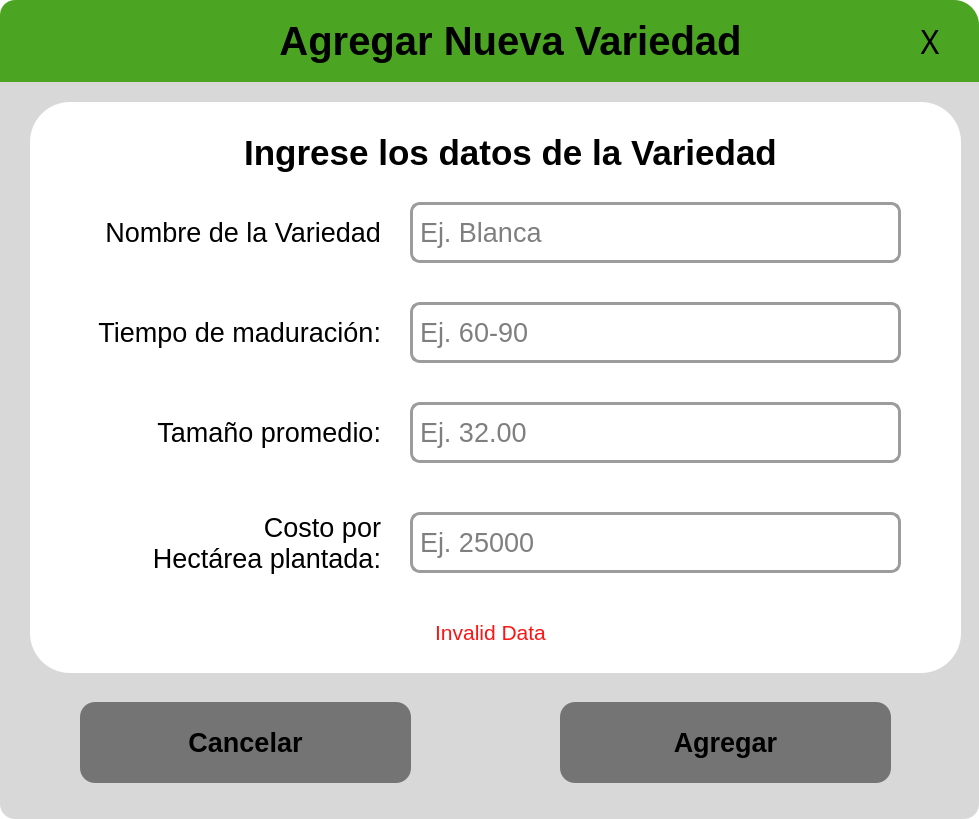
<?xml version="1.0" encoding="UTF-8"?>
<ui version="4.0">
 <class>addVariedadWindow</class>
 <widget class="QWidget" name="addVariedadWindow">
  <property name="geometry">
   <rect>
    <x>0</x>
    <y>0</y>
    <width>979</width>
    <height>819</height>
   </rect>
  </property>
  <property name="windowTitle">
   <string>Form</string>
  </property>
  <property name="styleSheet">
   <string notr="true">border-radius: 15px;
background-color: rgba(61, 255, 181,0);</string>
  </property>
  <layout class="QGridLayout" name="gridLayout" rowstretch="10,90" columnstretch="90,10">
   <property name="leftMargin">
    <number>0</number>
   </property>
   <property name="topMargin">
    <number>0</number>
   </property>
   <property name="rightMargin">
    <number>0</number>
   </property>
   <property name="bottomMargin">
    <number>0</number>
   </property>
   <property name="spacing">
    <number>0</number>
   </property>
   <item row="0" column="0">
    <widget class="QGroupBox" name="topBarGroupBox">
     <property name="styleSheet">
      <string notr="true">background-color: rgb(76, 165, 34);
border-bottom-left-radius: 0px;
border-bottom-right-radius: 0px;
border-top-right-radius: 0px;

</string>
     </property>
     <property name="title">
      <string/>
     </property>
     <layout class="QGridLayout" name="logoutGroupBoxLayout" columnstretch="30,40,15">
      <property name="leftMargin">
       <number>0</number>
      </property>
      <property name="topMargin">
       <number>0</number>
      </property>
      <property name="rightMargin">
       <number>0</number>
      </property>
      <property name="bottomMargin">
       <number>0</number>
      </property>
      <property name="spacing">
       <number>0</number>
      </property>
      <item row="0" column="2">
       <spacer name="horizontalSpacerLogout">
        <property name="orientation">
         <enum>Qt::Horizontal</enum>
        </property>
        <property name="sizeHint" stdset="0">
         <size>
          <width>192</width>
          <height>20</height>
         </size>
        </property>
       </spacer>
      </item>
      <item row="0" column="1">
       <widget class="QLabel" name="titleLabel">
        <property name="font">
         <font>
          <family>Ubuntu</family>
          <pointsize>30</pointsize>
          <bold>true</bold>
         </font>
        </property>
        <property name="text">
         <string>Agregar Nueva Variedad</string>
        </property>
        <property name="alignment">
         <set>Qt::AlignCenter</set>
        </property>
        <property name="margin">
         <number>0</number>
        </property>
       </widget>
      </item>
      <item row="0" column="0">
       <spacer name="horizontalSpacer">
        <property name="orientation">
         <enum>Qt::Horizontal</enum>
        </property>
        <property name="sizeHint" stdset="0">
         <size>
          <width>40</width>
          <height>20</height>
         </size>
        </property>
       </spacer>
      </item>
     </layout>
    </widget>
   </item>
   <item row="0" column="1">
    <widget class="QPushButton" name="closeDialogButton">
     <property name="sizePolicy">
      <sizepolicy hsizetype="Preferred" vsizetype="Preferred">
       <horstretch>0</horstretch>
       <verstretch>0</verstretch>
      </sizepolicy>
     </property>
     <property name="font">
      <font>
       <family>Arial Rounded MT Bold</family>
       <pointsize>24</pointsize>
       <bold>false</bold>
      </font>
     </property>
     <property name="styleSheet">
      <string notr="true">QPushButton{
	background-color: rgb(76, 165, 34);
border-bottom-left-radius: 0px;
border-bottom-right-radius: 0px;
border-top-left-radius: 0px;
border-top-right-radius: 25px;
}
QPushButton:hover{
	
	background-color: rgb(190, 67, 42);
}</string>
     </property>
     <property name="text">
      <string>X</string>
     </property>
    </widget>
   </item>
   <item row="1" column="0" colspan="2">
    <widget class="QGroupBox" name="logoutOptionsGroupBox">
     <property name="styleSheet">
      <string notr="true">background-color: rgb(255, 255, 255);
background-color: rgb(216, 216, 216);
border-top-left-radius: 0px;
border-top-right-radius: 0px;</string>
     </property>
     <property name="title">
      <string/>
     </property>
     <widget class="QPushButton" name="acceptDialogButton">
      <property name="geometry">
       <rect>
        <x>560</x>
        <y>620</y>
        <width>331</width>
        <height>81</height>
       </rect>
      </property>
      <property name="sizePolicy">
       <sizepolicy hsizetype="Preferred" vsizetype="Preferred">
        <horstretch>0</horstretch>
        <verstretch>0</verstretch>
       </sizepolicy>
      </property>
      <property name="font">
       <font>
        <family>Ubuntu</family>
        <pointsize>20</pointsize>
        <bold>true</bold>
       </font>
      </property>
      <property name="styleSheet">
       <string notr="true">QPushButton{
background-color: rgb(116, 116, 116);
border-radius: 15px;
}
QPushButton:hover{
	
	background-color: rgb(76, 165, 34);
}</string>
      </property>
      <property name="text">
       <string>Agregar</string>
      </property>
     </widget>
     <widget class="QPushButton" name="cancelDialogButton">
      <property name="geometry">
       <rect>
        <x>80</x>
        <y>620</y>
        <width>331</width>
        <height>81</height>
       </rect>
      </property>
      <property name="sizePolicy">
       <sizepolicy hsizetype="Preferred" vsizetype="Preferred">
        <horstretch>0</horstretch>
        <verstretch>0</verstretch>
       </sizepolicy>
      </property>
      <property name="font">
       <font>
        <family>Ubuntu</family>
        <pointsize>20</pointsize>
        <bold>true</bold>
       </font>
      </property>
      <property name="styleSheet">
       <string notr="true">QPushButton{
background-color: rgb(116, 116, 116);
border-radius: 15px;
}
QPushButton:hover{
background-color: rgb(190, 67, 42);
}</string>
      </property>
      <property name="text">
       <string>Cancelar</string>
      </property>
     </widget>
     <widget class="QGroupBox" name="groupBox">
      <property name="geometry">
       <rect>
        <x>30</x>
        <y>20</y>
        <width>931</width>
        <height>571</height>
       </rect>
      </property>
      <property name="styleSheet">
       <string notr="true">background-color: rgb(255, 255, 255);
border-radius: 40px;</string>
      </property>
      <property name="title">
       <string/>
      </property>
      <widget class="QLabel" name="tamanoLabel">
       <property name="geometry">
        <rect>
         <x>50</x>
         <y>300</y>
         <width>301</width>
         <height>61</height>
        </rect>
       </property>
       <property name="font">
        <font>
         <family>Ubuntu</family>
         <pointsize>20</pointsize>
        </font>
       </property>
       <property name="text">
        <string>Tamaño promedio:</string>
       </property>
       <property name="alignment">
        <set>Qt::AlignRight|Qt::AlignTrailing|Qt::AlignVCenter</set>
       </property>
       <property name="margin">
        <number>3</number>
       </property>
      </widget>
      <widget class="QLabel" name="variedadNameLabel">
       <property name="geometry">
        <rect>
         <x>50</x>
         <y>100</y>
         <width>301</width>
         <height>61</height>
        </rect>
       </property>
       <property name="font">
        <font>
         <family>Ubuntu</family>
         <pointsize>20</pointsize>
        </font>
       </property>
       <property name="text">
        <string>Nombre de la Variedad</string>
       </property>
       <property name="alignment">
        <set>Qt::AlignRight|Qt::AlignTrailing|Qt::AlignVCenter</set>
       </property>
       <property name="margin">
        <number>3</number>
       </property>
      </widget>
      <widget class="QLabel" name="tiempoLabel">
       <property name="geometry">
        <rect>
         <x>50</x>
         <y>200</y>
         <width>301</width>
         <height>61</height>
        </rect>
       </property>
       <property name="font">
        <font>
         <family>Ubuntu</family>
         <pointsize>20</pointsize>
        </font>
       </property>
       <property name="text">
        <string>Tiempo de maduración:</string>
       </property>
       <property name="alignment">
        <set>Qt::AlignRight|Qt::AlignTrailing|Qt::AlignVCenter</set>
       </property>
       <property name="margin">
        <number>3</number>
       </property>
      </widget>
      <widget class="QLabel" name="costoLabel">
       <property name="geometry">
        <rect>
         <x>50</x>
         <y>400</y>
         <width>301</width>
         <height>81</height>
        </rect>
       </property>
       <property name="font">
        <font>
         <family>Ubuntu</family>
         <pointsize>20</pointsize>
         <kerning>true</kerning>
        </font>
       </property>
       <property name="text">
        <string>Costo por 
Hectárea plantada:</string>
       </property>
       <property name="textFormat">
        <enum>Qt::AutoText</enum>
       </property>
       <property name="alignment">
        <set>Qt::AlignRight|Qt::AlignTrailing|Qt::AlignVCenter</set>
       </property>
       <property name="margin">
        <number>3</number>
       </property>
      </widget>
      <widget class="QLineEdit" name="addVariedadLineEdit">
       <property name="geometry">
        <rect>
         <x>380</x>
         <y>100</y>
         <width>491</width>
         <height>61</height>
        </rect>
       </property>
       <property name="font">
        <font>
         <family>Ubuntu</family>
         <pointsize>20</pointsize>
        </font>
       </property>
       <property name="styleSheet">
        <string notr="true">border: 3px solid;
border-radius: 10px;
border-color: rgb(156, 156, 156);
padding-left: 5px;</string>
       </property>
       <property name="text">
        <string/>
       </property>
       <property name="maxLength">
        <number>30</number>
       </property>
       <property name="placeholderText">
        <string>Ej. Blanca</string>
       </property>
      </widget>
      <widget class="QLineEdit" name="addMaduracionLineEdit">
       <property name="geometry">
        <rect>
         <x>380</x>
         <y>200</y>
         <width>491</width>
         <height>61</height>
        </rect>
       </property>
       <property name="font">
        <font>
         <family>Ubuntu</family>
         <pointsize>20</pointsize>
        </font>
       </property>
       <property name="styleSheet">
        <string notr="true">border: 3px solid;
border-radius: 10px;
border-color: rgb(156, 156, 156);
padding-left: 5px;</string>
       </property>
       <property name="text">
        <string/>
       </property>
       <property name="maxLength">
        <number>7</number>
       </property>
       <property name="placeholderText">
        <string>Ej. 60-90</string>
       </property>
      </widget>
      <widget class="QLineEdit" name="addCostoLineEdit">
       <property name="geometry">
        <rect>
         <x>380</x>
         <y>410</y>
         <width>491</width>
         <height>61</height>
        </rect>
       </property>
       <property name="font">
        <font>
         <family>Ubuntu</family>
         <pointsize>20</pointsize>
        </font>
       </property>
       <property name="styleSheet">
        <string notr="true">border: 3px solid;
border-radius: 10px;
border-color: rgb(156, 156, 156);
padding-left: 5px;</string>
       </property>
       <property name="text">
        <string/>
       </property>
       <property name="maxLength">
        <number>9</number>
       </property>
       <property name="placeholderText">
        <string>Ej. 25000</string>
       </property>
      </widget>
      <widget class="QLineEdit" name="addTamanoLineEdit">
       <property name="geometry">
        <rect>
         <x>380</x>
         <y>300</y>
         <width>491</width>
         <height>61</height>
        </rect>
       </property>
       <property name="font">
        <font>
         <family>Ubuntu</family>
         <pointsize>20</pointsize>
        </font>
       </property>
       <property name="styleSheet">
        <string notr="true">border: 3px solid;
border-radius: 10px;
border-color: rgb(156, 156, 156);
padding-left: 5px;</string>
       </property>
       <property name="text">
        <string/>
       </property>
       <property name="maxLength">
        <number>5</number>
       </property>
       <property name="placeholderText">
        <string>Ej. 32.00</string>
       </property>
      </widget>
      <widget class="QLabel" name="subtitleLabel">
       <property name="geometry">
        <rect>
         <x>200</x>
         <y>20</y>
         <width>561</width>
         <height>61</height>
        </rect>
       </property>
       <property name="font">
        <font>
         <family>Ubuntu</family>
         <pointsize>26</pointsize>
         <bold>true</bold>
        </font>
       </property>
       <property name="text">
        <string>Ingrese los datos de la Variedad</string>
       </property>
       <property name="alignment">
        <set>Qt::AlignCenter</set>
       </property>
       <property name="margin">
        <number>3</number>
       </property>
      </widget>
      <widget class="QLabel" name="errorLabel">
       <property name="geometry">
        <rect>
         <x>20</x>
         <y>510</y>
         <width>881</width>
         <height>41</height>
        </rect>
       </property>
       <property name="font">
        <font>
         <family>Ubuntu</family>
         <pointsize>16</pointsize>
        </font>
       </property>
       <property name="styleSheet">
        <string notr="true">color: rgb(255, 19, 19);</string>
       </property>
       <property name="text">
        <string>Invalid Data</string>
       </property>
       <property name="alignment">
        <set>Qt::AlignCenter</set>
       </property>
       <property name="margin">
        <number>3</number>
       </property>
      </widget>
     </widget>
    </widget>
   </item>
  </layout>
 </widget>
 <tabstops>
  <tabstop>closeDialogButton</tabstop>
  <tabstop>addVariedadLineEdit</tabstop>
  <tabstop>addMaduracionLineEdit</tabstop>
  <tabstop>addTamanoLineEdit</tabstop>
  <tabstop>addCostoLineEdit</tabstop>
  <tabstop>cancelDialogButton</tabstop>
  <tabstop>acceptDialogButton</tabstop>
 </tabstops>
 <resources/>
 <connections>
  <connection>
   <sender>closeDialogButton</sender>
   <signal>clicked()</signal>
   <receiver>addVariedadWindow</receiver>
   <slot>closeDialog()</slot>
   <hints>
    <hint type="sourcelabel">
     <x>978</x>
     <y>26</y>
    </hint>
    <hint type="destinationlabel">
     <x>630</x>
     <y>16</y>
    </hint>
   </hints>
  </connection>
  <connection>
   <sender>cancelDialogButton</sender>
   <signal>clicked()</signal>
   <receiver>addVariedadWindow</receiver>
   <slot>closeDialog()</slot>
   <hints>
    <hint type="sourcelabel">
     <x>176</x>
     <y>702</y>
    </hint>
    <hint type="destinationlabel">
     <x>636</x>
     <y>338</y>
    </hint>
   </hints>
  </connection>
  <connection>
   <sender>acceptDialogButton</sender>
   <signal>clicked()</signal>
   <receiver>addVariedadWindow</receiver>
   <slot>doDialogAction()</slot>
   <hints>
    <hint type="sourcelabel">
     <x>560</x>
     <y>702</y>
    </hint>
    <hint type="destinationlabel">
     <x>625</x>
     <y>343</y>
    </hint>
   </hints>
  </connection>
 </connections>
 <slots>
  <slot>doDialogAction()</slot>
  <slot>closeDialog()</slot>
 </slots>
</ui>
